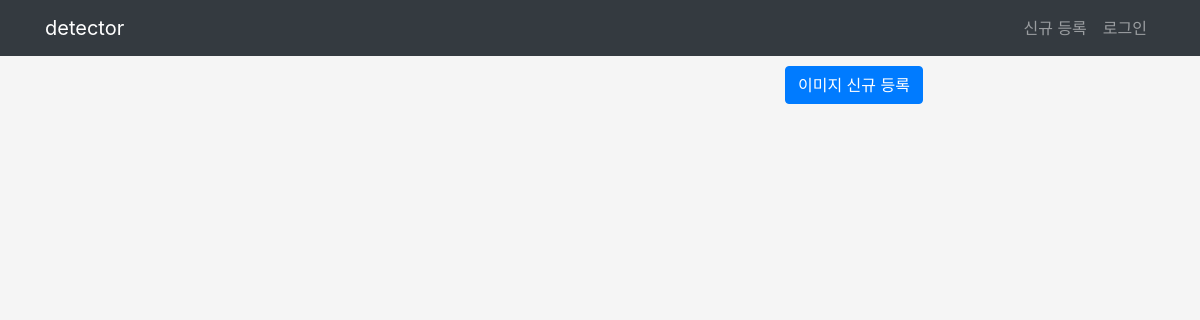
Before: / with the older database file.
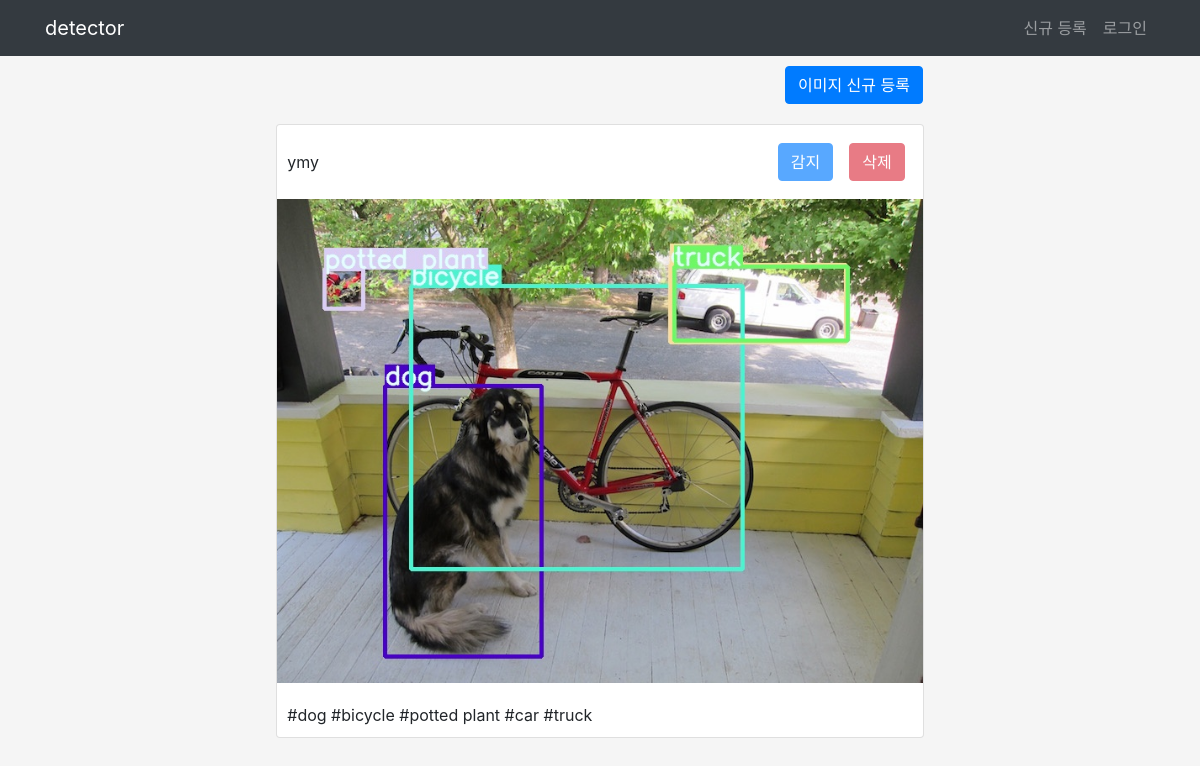
After: the same page with the newer database file.
### apps/crud/models.py (models this page shows, shortened)
class User(db.Model, UserMixin):
    __tablename__ = "users"
    id = db.Column(db.Integer, primary_key=True)
    __tablename__ = 'users'
    id = db.Column(db.Integer, primary_key=True)
    username = db.Column(db.String, index=True)
    email = db.Column(db.String, unique=True, index=True)
    password_hash = db.Column(db.String)
    created_at = db.Column(db.DateTime, default=datetime.now)
    updated_at = db.Column(
        db.DateTime, default=datetime.now, onupdate=datetime.now
    )
    user_images = db.relationship('UserImage', backref='user', order_by='desc(UserImage.id)')
    @property
    def password(self):
        raise AttributeError('읽어 들일 수 없음')

### apps/detector/models.py (models this page shows)
class UserImage(db.Model):
    __tablename__ = "user_images"
    id = db.Column(db.Integer, primary_key=True)
    user_id = db.Column(db.String, db.ForeignKey("users.id"))
    __tablename__ = "user_images"
    id = db.Column(db.Integer, primary_key=True)
    user_id = db.Column(db.String, db.ForeignKey("users.id"))
    image_path = db.Column(db.String)
    is_detected = db.Column(db.Boolean, default=False)
    created_at = db.Column(db.DateTime, default=datetime.now)
    updated_at = db.Column(
        db.DateTime, default=datetime.now, onupdate=datetime.now
    )

class UserImageTag(db.Model):
    __tablename__ = "user_image_tags"
    id = db.Column(db.Integer, primary_key=True)
    user_image_id = db.Column(db.String, db.ForeignKey("user_images.id"))
    tag_name = db.Column(db.String)
    created_at = db.Column(db.DateTime, default=datetime.now)
    updated_at = db.Column(
        db.DateTime, default=datetime.now, onupdate=datetime.now
    )

### apps/detector/views.py (the view)
@dt.route("/")
def index():
    user_images = (
        db.session.query(User, UserImage)
        .join(UserImage)
        .filter(User.id == UserImage.user_id)
        .all()
    )
    user_image_tag_dict = {}
    for user_image in user_images:
        user_image_tags = (
            db.session.query(UserImageTag)
            .filter(UserImageTag.user_image_id == user_image.UserImage.id)
            .all()
        )
        user_image_tag_dict[user_image.UserImage.id] = user_image_tags
    detector_form = DetectorForm()
    delete_form = DeleteForm()
    return render_template(
        "detector/index.html",
        user_images=user_images,
        user_image_tag_dict=user_image_tag_dict,
        detector_form=detector_form,
        delete_form=delete_form,
    )

### apps/detector/forms.py
class DetectorForm(FlaskForm):
    submit = SubmitField('감지')

class DeleteForm(FlaskForm):
    submit = SubmitField("삭제")

### apps/detector/templates/detector/index.html (shortened to what this page needs)
{% extends "detector/base.html" %}
{% block content %}
<div class="col-md-10 text-right dt-image-register-btn">
    <a href="{{ url_for('detector.upload_image') }}" class="btn btn-primary">
        이미지 신규 등록
    </a>
</div>
{% for user_image in user_images %}
<div class="card col-md-7 dt-image-content">
    <header class="d-flex justify-content-between">
        <div class="dt-image-username">{{ user_image.User.username }}</div>
        <div class="d-flex flex-row-reverse">
            <div class="p-2">
                <form
                    action="{{ url_for('detector.delete_image', image_id=user_image.UserImage.id) }}"
                    method="POST"
                >
                    {% if current_user.id == user_image.User.id %}
                        {{ delete_form.submit(class="btn btn-danger") }}
                    {% else %}
                        {{ delete_form.submit(class="btn btn-danger", disabled="disabled") }}
                    {% endif %}
                </form>
            </div>
            <div class="p-2">
                <form action="{{ url_for('detector.detect', image_id=user_image.UserImage.id) }}"
                      method="POST">
                    {% if current_user.id == user_image.User.id and
                          user_image.UserImage.is_detected == False %}
                        {{ detector_form.submit(class="btn btn-primary") }}
                    {% else %}
                        {{ detector_form.submit(class="btn btn-primary", disabled="disabled") }}
                    {% endif %}
                </form>
            </div>
        </div>
    </header>
    <section>
        <img src="{{ url_for('detector.image_file', filename=user_image.UserImage.image_path) }}"
             alt="이미지" />
    </section>
    <footer>
        {% for tag in user_image_tag_dict[user_image.UserImage.id] %}
            #{{ tag.tag_name }}
        {% endfor %}
    </footer>
</div>
{% endfor %}
{% endblock %}

### apps/detector/templates/detector/base.html (shortened to what this page needs)
<!DOCTYPE html>
<html lang="ko">
<head>
    <link rel="stylesheet" href="{{ url_for('static', filename='css/bootstrap.min.css') }}" />
    <link rel="stylesheet" href="{{ url_for('static', filename='css/style.css') }}" />
</head>
<body>
    <nav class="navbar navbar-expand-lg navbar-dark bg-dark">
        <div class="container">
            <a class="navbar-brand" href="{{ url_for('detector.index') }}">
                detector
            </a>
            <ul class="navbar-nav">
                {% if current_user.is_authenticated %}
                <li class="nav-item">
                    <span class="nav-link">{{ current_user.username }}</span>
                </li>
                <li class="nav-item">
                    <a href="{{ url_for('auth.logout') }}" class="nav-link">로그아웃</a>
                </li>
                {% else %}
                <li class="nav-item">
                    <a class="nav-link" href="{{ url_for('auth.signup') }}">신규 등록</a>
                </li>
                <li class="nav-item">
                    <a class="nav-link" href="{{ url_for('auth.login') }}">로그인</a>
                </li>
                {% endif %}
            </ul>
        </div>
    </nav>
    <section class="container">
        {% block content %}{% endblock %}
    </section>
</body>
</html

### apps/static/css/style.css (style rules this page uses)
body { background-color: #f5f5f5; }
.dt-image-content { margin: 20px auto; padding: 0; }
.dt-image-username { padding-top: 15px; }
.dt-image-register-btn { padding: 10px 47px 0 0; }
.dt-image-content header { padding: 10px 10px 0 10px; }
.dt-image-content section { padding: 10px 0; margin: auto; }
.dt-image-content footer { padding: 10px; }
.dt-image-content section img { width: 100%; }

Changed rows visible on the page:
now on this page (row edited): User: User.username "ymy", image_path (picture)
added UserImageTag: tag_name "dog"
added UserImageTag: tag_name "bicycle"
added UserImageTag: tag_name "potted plant"
added UserImageTag: tag_name "car"
added UserImageTag: tag_name "truck"
